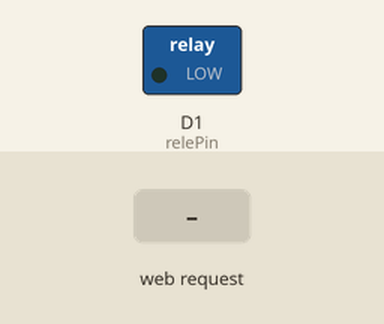
A sketch run on a simulated ESP8266 (Wemos D1 mini). Parts: switched loads named in the sketch (green lamp = pin HIGH). The inputs (shaded band) are chosen by the test bench. WiFi joins after 1.5 s; servers stay silent unless stated; EEPROM starts erased; what the sketch prints to the serial monitor is not drawn.

Above: at 2.7 s.
2.8 s: HTTP request GET /on received
At 4.0 s:
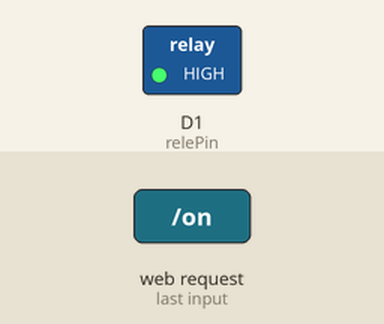
4.3 s: HTTP request GET /off received
At 5.3 s:
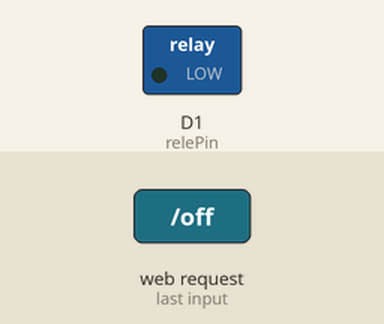
5.8 s: HTTP request GET /on?hi1=1 received
At 6.5 s:
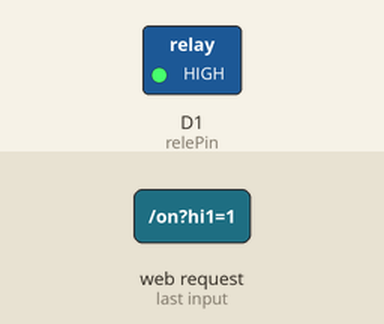
Timing chart, 0 to 8.8 s (numbered marks = the images above; inputs shaded):
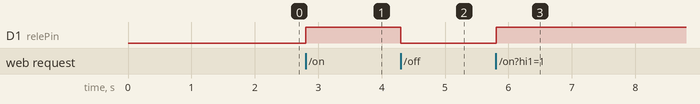

Measured:
- after the input at 2.8 s, D1 (relePin): LOW → HIGH at once
- after the input at 4.3 s, D1 (relePin): HIGH → LOW at once
- after the input at 5.8 s, D1 (relePin): LOW → HIGH at once

The sketch:

Wemos_Servidor_Final.ino
```cpp
#include <ESP8266WiFi.h>
#include <ESP8266WebServer.h>
#include <ArduinoOTA.h>
#include <EEPROM.h>
#include <NTPClient.h>
#include <WiFiUdp.h>

const char* ssid = "YOUR SSID";
const char* password = "PASSWORD";

ESP8266WebServer server(80);
WiFiUDP ntpUDP;
NTPClient timeClient(ntpUDP, "pool.ntp.org", -10800, 60000); // UTC-3

unsigned long previousMillis = 0;
const long interval = 5000; // Intervalo de 5 segundos

const int relePin = D1;

// Variables de horarios y modo
int hi1 = 0, mi1 = 0;
int hf1 = 0, mf1 = 0;
bool modoAutomatico = false;
bool estadoManual = false; // true si el relé está en modo manual

struct Configuracion {
  int hi1;
  int mi1;
  int hf1;
  int mf1;
  bool modoAutomatico;
  bool configValida; // Nuevo campo para verificar la validez de la configuración
};

Configuracion config;

void guardarConfiguracion() {
  config.configValida = true; // Marcar la configuración como válida
  EEPROM.put(0, config);
  EEPROM.commit();
}

void cargarConfiguracion() {
  EEPROM.get(0, config);
  if (!config.configValida) {
    // Inicializar con valores por defecto
    config.hi1 = 0;
    config.mi1 = 0;
    config.hf1 = 0;
    config.mf1 = 0;
    config.modoAutomatico = false;
    guardarConfiguracion();
  }
}

void controlarReleAutomaticamente() {
  if (!config.modoAutomatico) return;

  timeClient.update();
  int horaActual = timeClient.getHours();
  int minutoActual = timeClient.getMinutes();

  int actualMin = horaActual * 60 + minutoActual;
  int onMin = config.hi1 * 60 + config.mi1;
  int offMin = config.hf1 * 60 + config.mf1;

  bool encender = false;

  if (onMin < offMin) {
    encender = (actualMin >= onMin && actualMin < offMin);
  } else {
    encender = (actualMin >= onMin || actualMin < offMin);
  }

  digitalWrite(relePin, encender ? HIGH : LOW);
}

void handleSetHorario() {
  if (server.hasArg("hi1")) hi1 = server.arg("hi1").toInt();
  if (server.hasArg("mi1")) mi1 = server.arg("mi1").toInt();
  if (server.hasArg("hf1")) hf1 = server.arg("hf1").toInt();
  if (server.hasArg("mf1")) mf1 = server.arg("mf1").toInt();

  guardarConfiguracion(); // No guardar el modo automático

  config.hi1 = hi1;
  config.mi1 = mi1;
  config.hf1 = hf1;
  config.mf1 = mf1;

  Serial.printf("Recibidos - ON: %02d:%02d | OFF: %02d:%02d\n", hi1, mi1, hf1, mf1);
  server.send(200, "text/plain", "Horarios guardados");
}

void handleModoAutomatico() {
  if (server.hasArg("auto")) {
    config.modoAutomatico = server.arg("auto") == "1";
    estadoManual = false;
    guardarConfiguracion();
    controlarReleAutomaticamente(); // Actualiza de inmediato
    server.send(200, "text/plain", config.modoAutomatico ? "Modo automático activado" : "Modo automático desactivado");
  } else {
    server.send(400, "text/plain", "Falta argumento 'auto'");
  }
}

void handleEstado() {
  bool estado = digitalRead(relePin);
  String mensaje = modoAutomatico ? "MODO AUTOMATICO" : (estado ? "ON" : "OFF");
  server.send(200, "text/plain", mensaje);
}

void setupOTA() {
  ArduinoOTA.begin();
  Serial.println("OTA Ready");
}

void setup() {
  Serial.begin(115200);
  pinMode(relePin, OUTPUT);
  digitalWrite(relePin, LOW); // Apagado inicial

  EEPROM.begin(512);
  cargarConfiguracion();

  timeClient.begin();

  WiFi.begin(ssid, password);
  while (WiFi.status() != WL_CONNECTED) {
    delay(500);
    Serial.print(".");
  }
  Serial.println("\nConectado a WiFi. IP: " + WiFi.localIP().toString());

  server.on("/on", []() {
  config.modoAutomatico = false;
  estadoManual = true;
  guardarConfiguracion();
  digitalWrite(relePin, HIGH);
  server.send(200, "text/plain", "ON");
});

server.on("/off", []() {
  config.modoAutomatico = false;
  estadoManual = true;
  guardarConfiguracion();
  digitalWrite(relePin, LOW);
  server.send(200, "text/plain", "OFF");
});

  server.on("/estado", handleEstado);
  server.on("/setHorario", HTTP_POST, handleSetHorario);
  server.on("/modo", HTTP_GET, handleModoAutomatico);

  server.begin();
  setupOTA();

  //controlarReleAutomaticamente();
}

void loop() {
  ArduinoOTA.handle();
  server.handleClient();
  unsigned long currentMillis = millis();
  if (currentMillis - previousMillis >= interval) {
    previousMillis = currentMillis;
    controlarReleAutomaticamente();
  }
}
```
